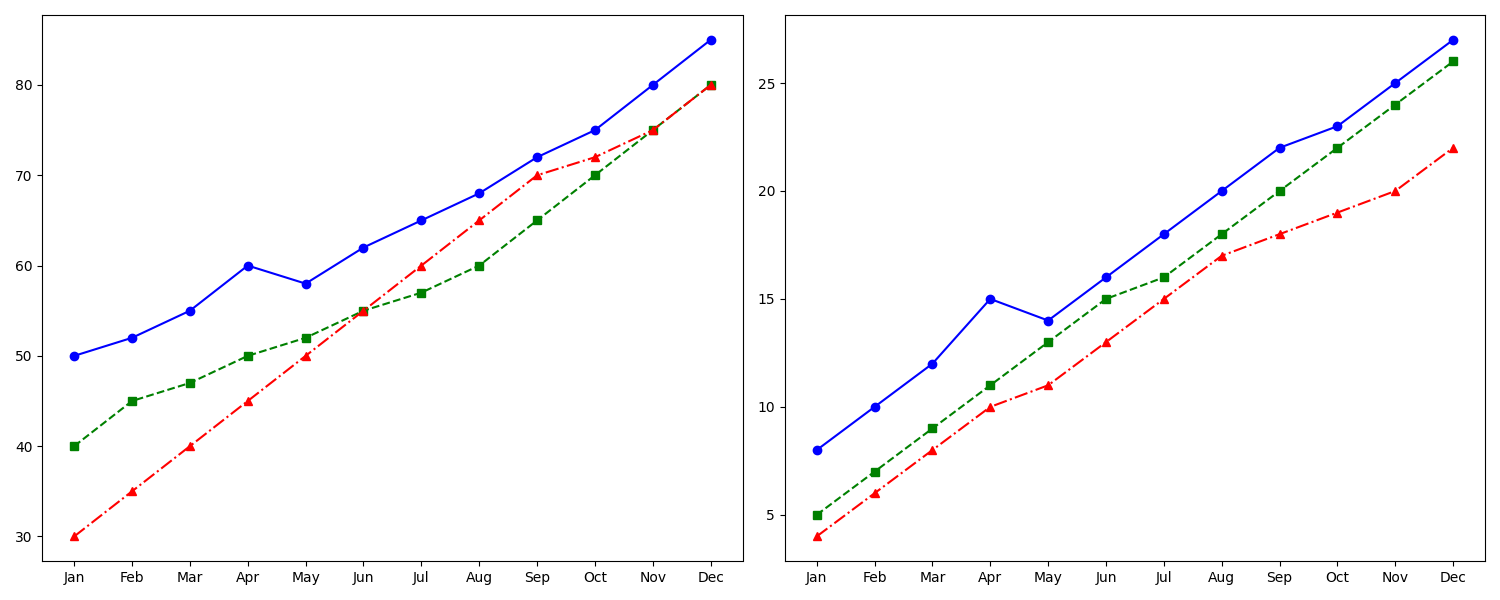

The Python source for this figure:
import matplotlib.pyplot as plt
import numpy as np

months = np.array(['Jan', 'Feb', 'Mar', 'Apr', 'May', 'Jun', 'Jul', 'Aug', 'Sep', 'Oct', 'Nov', 'Dec'])

alice_running = [50, 52, 55, 60, 58, 62, 65, 68, 72, 75, 80, 85]
bob_running = [40, 45, 47, 50, 52, 55, 57, 60, 65, 70, 75, 80]
charlie_running = [30, 35, 40, 45, 50, 55, 60, 65, 70, 72, 75, 80]

alice_gym = [8, 10, 12, 15, 14, 16, 18, 20, 22, 23, 25, 27]
bob_gym = [5, 7, 9, 11, 13, 15, 16, 18, 20, 22, 24, 26]
charlie_gym = [4, 6, 8, 10, 11, 13, 15, 17, 18, 19, 20, 22]

fig, (ax1, ax2) = plt.subplots(1, 2, figsize=(15, 6))

ax1.plot(months, alice_running, marker='o', linestyle='-', color='blue')
ax1.plot(months, bob_running, marker='s', linestyle='--', color='green')
ax1.plot(months, charlie_running, marker='^', linestyle='-.', color='red')

ax2.plot(months, alice_gym, marker='o', linestyle='-', color='blue')
ax2.plot(months, bob_gym, marker='s', linestyle='--', color='green')
ax2.plot(months, charlie_gym, marker='^', linestyle='-.', color='red')

plt.tight_layout()
plt.show()
